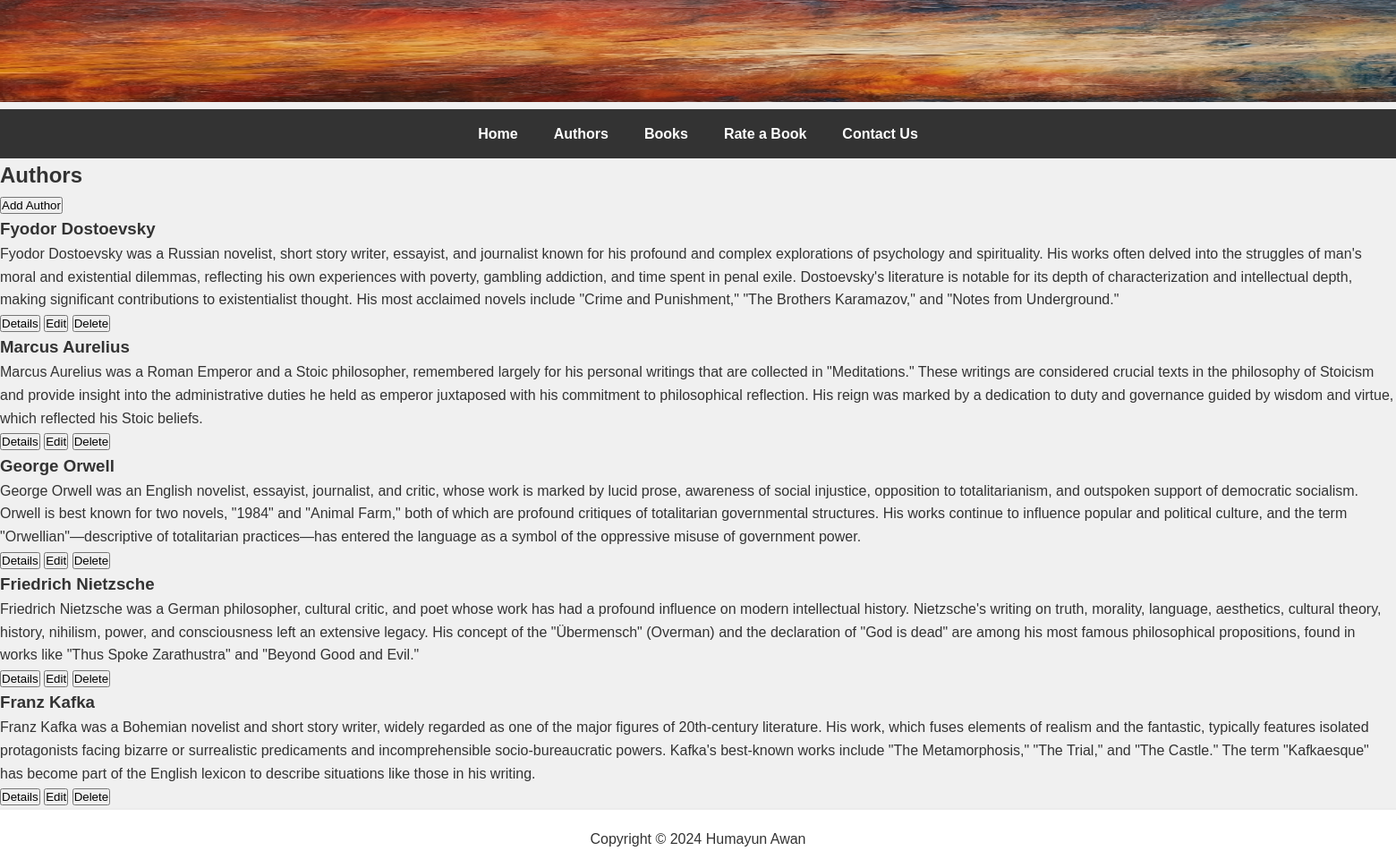
Screenshot of /authors/ with the database file from the repository.
### pages/models.py (models this page shows, shortened)
class Author(models.Model):
    author_name = models.CharField(max_length=200)
    author_summary = models.TextField()
    pic = models.ImageField(default = 'the_thinker.png', blank = True)

### pages/views.py (the view)
# urls.py: path('authors/', views.AuthorList.as_view(), name='author_list'),
class AuthorList(ListView):
    model = Author
    template_name = 'pages/author_list.html'

### pages/templates/pages/author_list.html (shortened to what this page needs)
{% extends "base.html" %}
{% block content %}
<h2>Authors</h2>
<a href="{% url 'author_create' %}"><button class="btn">Add Author</button></a>
{% for author in object_list %}
    <div>
        <h3>{{ author.author_name }}</h3>
        <p>{{ author.author_summary }}</p>
        <a href="{% url 'author_detail' author.id %}"><button class="btn">Details</button></a>
        <a href="{% url 'author_update' author.id %}"><button class="btn">Edit</button></a>
        <a href="{% url 'author_delete' author.id %}"><button class="btn">Delete</button></a>
    </div>
{% endfor %}
{% endblock %}

### simple_test_site/static/main2.css (style rules this page uses)
* { margin: 0; padding: 0; box-sizing: border-box; }
body { background-color: #f0f0f0; font-family: Arial, sans-serif; font-size: 16px; color: #333; line-height: 1.6; }

### rows the page displays
Author: author_name "Fyodor Dostoevsky", author_summary "Fyodor Dostoevsky was a Russian novelist, short story writer, essayist, and journalist known for his profound and complex explorations of psychology and spirituality. His works often delved into the struggles of man's moral and existential dilemmas, reflecting his own experiences with poverty, gambling addiction, and time spent in penal exile. Dostoevsky's literature is notable for its depth of characterization and intellectual depth, making significant contributions to existentialist thought. His most acclaimed novels include \"Crime and Punishment,\" \"The Brothers Karamazov,\" and \"Notes from Underground.\""
Author: author_name "Marcus Aurelius", author_summary "Marcus Aurelius was a Roman Emperor and a Stoic philosopher, remembered largely for his personal writings that are collected in \"Meditations.\" These writings are considered crucial texts in the philosophy of Stoicism and provide insight into the administrative duties he held as emperor juxtaposed with his commitment to philosophical reflection. His reign was marked by a dedication to duty and governance guided by wisdom and virtue, which reflected his Stoic beliefs."
Author: author_name "George Orwell", author_summary "George Orwell was an English novelist, essayist, journalist, and critic, whose work is marked by lucid prose, awareness of social injustice, opposition to totalitarianism, and outspoken support of democratic socialism. Orwell is best known for two novels, \"1984\" and \"Animal Farm,\" both of which are profound critiques of totalitarian governmental structures. His works continue to influence popular and political culture, and the term \"Orwellian\"—descriptive of totalitarian practices—has entered the language as a symbol of the oppressive misuse of government power."
Author: author_name "Friedrich Nietzsche", author_summary "Friedrich Nietzsche was a German philosopher, cultural critic, and poet whose work has had a profound influence on modern intellectual history. Nietzsche's writing on truth, morality, language, aesthetics, cultural theory, history, nihilism, power, and consciousness left an extensive legacy. His concept of the \"Übermensch\" (Overman) and the declaration of \"God is dead\" are among his most famous philosophical propositions, found in works like \"Thus Spoke Zarathustra\" and \"Beyond Good and Evil.\""
Author: author_name "Franz Kafka", author_summary "Franz Kafka was a Bohemian novelist and short story writer, widely regarded as one of the major figures of 20th-century literature. His work, which fuses elements of realism and the fantastic, typically features isolated protagonists facing bizarre or surrealistic predicaments and incomprehensible socio-bureaucratic powers. Kafka's best-known works include \"The Metamorphosis,\" \"The Trial,\" and \"The Castle.\" The term \"Kafkaesque\" has become part of the English lexicon to describe situations like those in his writing."
